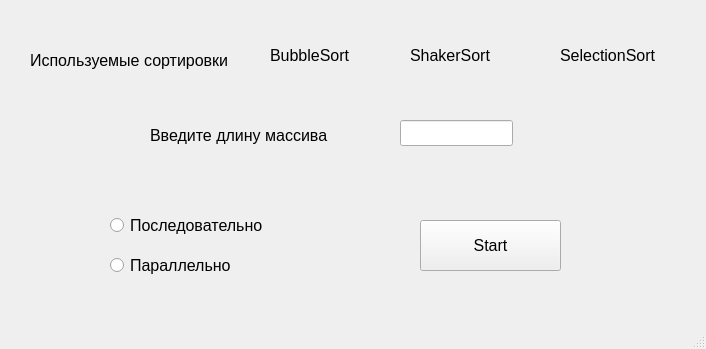
<?xml version="1.0" encoding="UTF-8"?>
<ui version="4.0">
 <class>MainWindo</class>
 <widget class="QMainWindow" name="MainWindo">
  <property name="geometry">
   <rect>
    <x>0</x>
    <y>0</y>
    <width>706</width>
    <height>349</height>
   </rect>
  </property>
  <property name="font">
   <font>
    <pointsize>15</pointsize>
    <bold>false</bold>
   </font>
  </property>
  <property name="windowTitle">
   <string>MainWindow</string>
  </property>
  <widget class="QWidget" name="centralwidget">
   <property name="font">
    <font>
     <pointsize>12</pointsize>
     <italic>false</italic>
     <bold>false</bold>
    </font>
   </property>
   <widget class="QLabel" name="label">
    <property name="geometry">
     <rect>
      <x>30</x>
      <y>30</y>
      <width>211</width>
      <height>61</height>
     </rect>
    </property>
    <property name="text">
     <string>Используемые сортировки</string>
    </property>
   </widget>
   <widget class="QLabel" name="label_2">
    <property name="geometry">
     <rect>
      <x>270</x>
      <y>40</y>
      <width>81</width>
      <height>31</height>
     </rect>
    </property>
    <property name="text">
     <string>BubbleSort</string>
    </property>
   </widget>
   <widget class="QLabel" name="label_3">
    <property name="geometry">
     <rect>
      <x>410</x>
      <y>40</y>
      <width>101</width>
      <height>31</height>
     </rect>
    </property>
    <property name="text">
     <string>ShakerSort</string>
    </property>
   </widget>
   <widget class="QLabel" name="label_4">
    <property name="geometry">
     <rect>
      <x>560</x>
      <y>30</y>
      <width>121</width>
      <height>51</height>
     </rect>
    </property>
    <property name="text">
     <string>SelectionSort</string>
    </property>
   </widget>
   <widget class="QLabel" name="label_5">
    <property name="geometry">
     <rect>
      <x>150</x>
      <y>110</y>
      <width>211</width>
      <height>51</height>
     </rect>
    </property>
    <property name="font">
     <font>
      <pointsize>12</pointsize>
      <italic>false</italic>
      <bold>false</bold>
     </font>
    </property>
    <property name="text">
     <string>Введите длину массива</string>
    </property>
   </widget>
   <widget class="QRadioButton" name="sequentially_radio_button">
    <property name="geometry">
     <rect>
      <x>110</x>
      <y>210</y>
      <width>171</width>
      <height>31</height>
     </rect>
    </property>
    <property name="text">
     <string>Последовательно</string>
    </property>
   </widget>
   <widget class="QRadioButton" name="parallel_radio_button">
    <property name="geometry">
     <rect>
      <x>110</x>
      <y>250</y>
      <width>141</width>
      <height>31</height>
     </rect>
    </property>
    <property name="text">
     <string>Параллельно</string>
    </property>
   </widget>
   <widget class="QPushButton" name="start_all_sort_button">
    <property name="geometry">
     <rect>
      <x>420</x>
      <y>220</y>
      <width>141</width>
      <height>51</height>
     </rect>
    </property>
    <property name="font">
     <font>
      <family>Cantarell</family>
      <pointsize>12</pointsize>
      <italic>false</italic>
      <bold>false</bold>
     </font>
    </property>
    <property name="text">
     <string>Start</string>
    </property>
   </widget>
   <widget class="QLineEdit" name="input_len_arr">
    <property name="geometry">
     <rect>
      <x>400</x>
      <y>120</y>
      <width>113</width>
      <height>26</height>
     </rect>
    </property>
   </widget>
  </widget>
  <widget class="QStatusBar" name="statusbar"/>
  <widget class="QMenuBar" name="menuBar">
   <property name="geometry">
    <rect>
     <x>0</x>
     <y>0</y>
     <width>706</width>
     <height>29</height>
    </rect>
   </property>
  </widget>
 </widget>
 <resources/>
 <connections/>
</ui>
